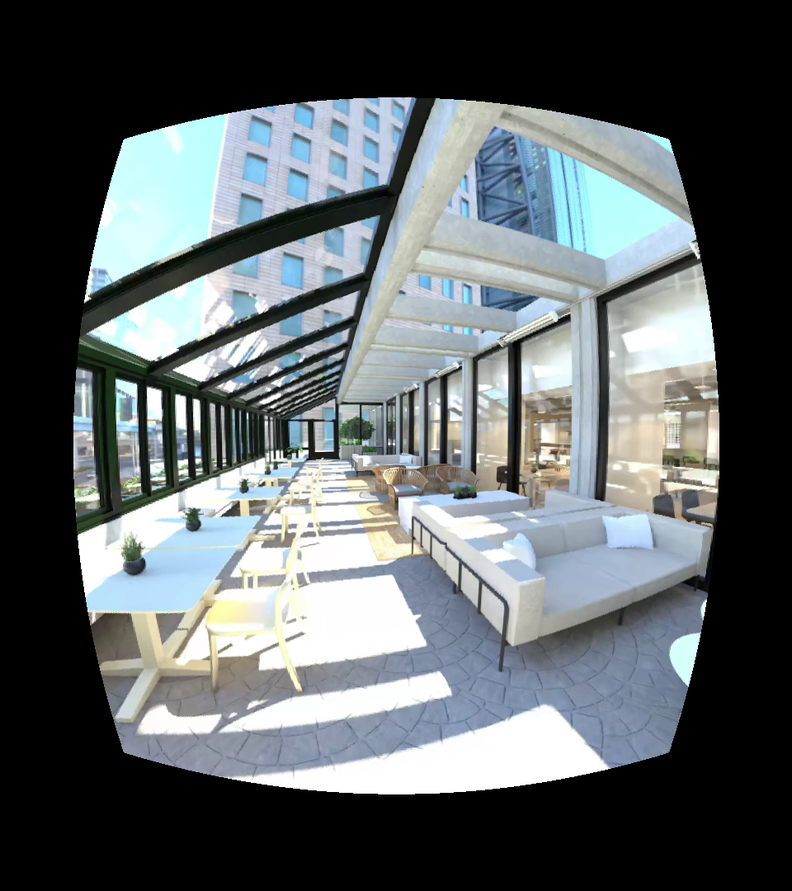
#> input picture fpga/double_output_hls/images/middle_perspective_image_len_correction.png, 792 x 891 px, shrunk from 960 x 1080 before the run
$ python double_image__get_gold_seq.py
#> lines starting #> are read from the running program, lines starting #| are printed output that depends on the picture
import numpy as np
import cv2
import time

import os
import sys


def save_in_row_order(image, filename):
    height, width = image.shape[:2]
    with open(filename, "w") as f:
        for j in range(0, height, 1):
            for i in range(0, width, 1):
                f.write("{}\n{}\n{}\n".format(image[j, i, 0], image[j, i, 1], image[j, i, 2]))


if __name__ == '__main__':
    # Example usage:
    image_name =  "../images/middle_perspective_image_len_correction.png" # Load your image here
    image = cv2.imread(image_name)
#> image is the input picture: shape (891, 792, 3); mean B, G, R 102.3, 100, 93.4
    doubled_image = np.concatenate((image, image), axis=1)
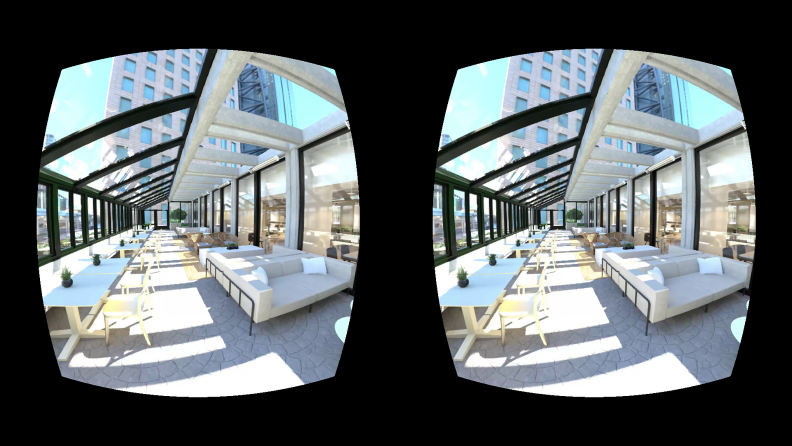
#> doubled_image: shape (891, 1584, 3) (shown at 1/2 size); mean B, G, R 102.3, 100, 93.4

    #save double image
    doubled_image = doubled_image.astype(np.uint8)
    cv2.imwrite("../images/doubled_image.png", doubled_image)

    image = np.asarray(image, dtype=np.uint8)
    save_in_row_order(image, "./TB_data/input.txt")
    save_in_row_order(doubled_image, "./TB_data/gold_seq.txt")
